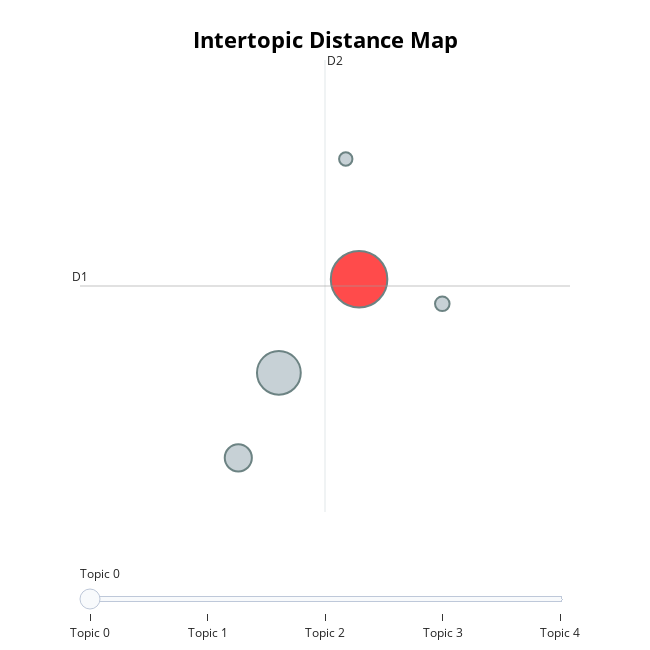

Notebook source saved alongside this figure:
### Markdown cell above
### 3.5.4 Visualisasi Model

### Code cell
model.visualize_topics()

### Figure 1 — Plotly figure (JSON) as saved in the notebook; plotly's stock layout.template omitted (floating-point values rounded to 4 significant figures)
{"data": [{"customdata": [[0, "mulyono | tom | lembong | jujur | hukum", 287], [1, "jokowi | tom | lembong | perintah | impor", 172], [2, "presiden | perintah | menteri | mentri | korupsi", 66], [3, "muliyono | mengarah | lo | kan | kaget", 19], [4, "import | gula | stop | suruh | korupsi", 16]], "hovertemplate": "<b>Topic %{customdata[0]}</b><br>%{customdata[1]}<br>Size: %{customdata[2]}", "legendgroup": "", "marker": {"color": ["red", "#B0BEC5", "#B0BEC5", "#B0BEC5", "#B0BEC5"], "line": {"color": "DarkSlateGrey", "width": 2}, "size": [287, 172, 66, 19, 16], "sizemode": "area", "sizeref": 0.1794, "symbol": "circle"}, "mode": "markers", "name": "", "orientation": "v", "showlegend": false, "type": "scatter", "x": [-8.092, -8.787, -9.138, -7.372, -8.208], "xaxis": "x", "y": [3.281, 2.712, 2.195, 3.132, 4.013], "yaxis": "y"}], "layout": {"annotations": [{"showarrow": false, "text": "D1", "x": -10.51, "y": 3.24, "yshift": 10}, {"showarrow": false, "text": "D2", "x": -8.387, "xshift": 10, "y": 4.614}], "height": 650, "hoverlabel": {"bgcolor": "white", "font": {"family": "Rockwell", "size": 16}}, "legend": {"itemsizing": "constant", "tracegroupgap": 0}, "margin": {"t": 60}, "shapes": [{"line": {"color": "#CFD8DC", "width": 2}, "type": "line", "x0": -8.387, "x1": -8.387, "y0": 1.865, "y1": 4.614}, {"line": {"color": "#9E9E9E", "width": 2}, "type": "line", "x0": -10.51, "x1": -6.266, "y0": 3.24, "y1": 3.24}], "sliders": [{"active": 0, "pad": {"t": 50}, "steps": [{"args": [{"marker.color": [["red", "#B0BEC5", "#B0BEC5", "#B0BEC5", "#B0BEC5"]]}], "label": "Topic 0", "method": "update"}, {"args": [{"marker.color": [["#B0BEC5", "red", "#B0BEC5", "#B0BEC5", "#B0BEC5"]]}], "label": "Topic 1", "method": "update"}, {"args": [{"marker.color": [["#B0BEC5", "#B0BEC5", "red", "#B0BEC5", "#B0BEC5"]]}], "label": "Topic 2", "method": "update"}, {"args": [{"marker.color": [["#B0BEC5", "#B0BEC5", "#B0BEC5", "red", "#B0BEC5"]]}], "label": "Topic 3", "method": "update"}, {"args": [{"marker.color": [["#B0BEC5", "#B0BEC5", "#B0BEC5", "#B0BEC5", "red"]]}], "label": "Topic 4", "method": "update"}]}], "title": {"font": {"color": "Black", "size": 22}, "text": "<b>Intertopic Distance Map</b>", "x": 0.5, "xanchor": "center", "y": 0.95, "yanchor": "top"}, "width": 650, "xaxis": {"anchor": "y", "domain": [0, 1], "range": [-10.51, -6.266], "title": {"text": ""}, "type": "linear", "visible": false}, "yaxis": {"anchor": "x", "domain": [0, 1], "range": [1.865, 4.614], "title": {"text": ""}, "type": "linear", "visible": false}}}
